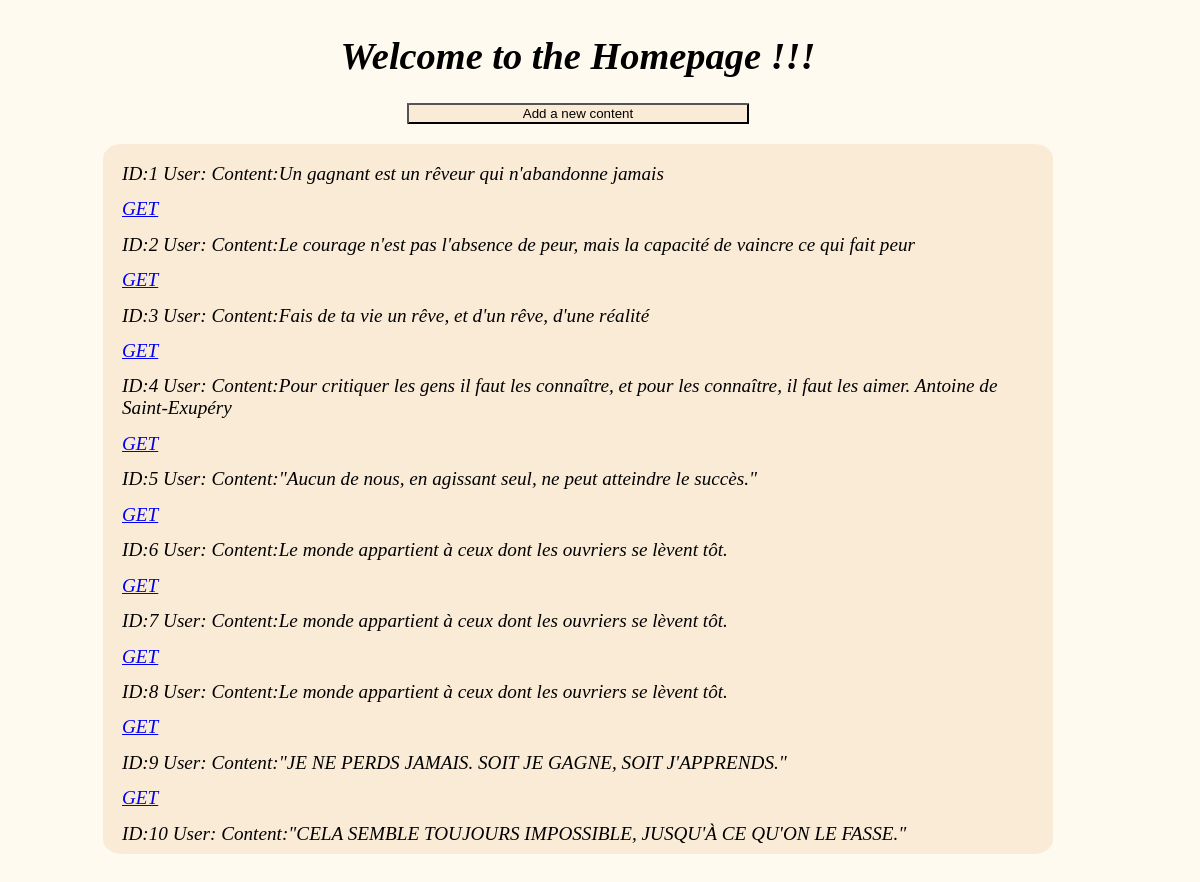
The page / on the database its author committed.
### EX2/models.py (models this page shows)
class Quotes(models.Model):
    content=models.CharField(max_length=2058)
    author= models.ForeignKey(Person, on_delete=models.CASCADE, related_name='quotes')

### EX2/views.py (the view)
# urls.py: path('',views.homepage,name='homepage')
def homepage(request):
    if request.method == 'POST':
        form = NewContent(request.POST)
        if form.is_valid():
            new_content = form.cleaned_data['newcontent']
            author = Person.objects.filter(name=form.cleaned_data['name']).first()
            if not author:
                return redirect('add')
            old_quotes=Quotes.objects.all().values()
            new_quote= Quotes(content=new_content, author=author)
            new_quote.save()
            new= model_to_dict(new_quote)
            return render(request,'EX2/homepage.html',{'contents':old_quotes,'new':new})
        else:
            return redirect('add')
    else:
        old_quotes=Quotes.objects.all().values()
        return render(request,'EX2/homepage.html',{'contents':old_quotes,'new':None})

### EX2/templates/EX2/homepage.html (shortened to what this page needs)
<!DOCTYPE html>
<html lang="en">
<head>
</head>
<body>
    <h1>Welcome to the Homepage !!!</h1>
    <button id="newContent" onclick="location.href = '/add'"> Add a new content</button>
    <ul id="contents">
      {% for c in contents %}
        <li>ID:{{ c.id }}   User:{{c.author}}   Content:{{c.content}}</li>
        <div class="joke-share">
            <a href="{% url 'entry' idEntry=c.id %}" target="_blank">GET</a>
        </div>
      {% endfor %}
    </ul>
</body>
</html>

### EX2/templates/EX2/homepage.html (style rules this page uses)
body { font: italic 1.2em "Fira Sans", serif; width:95%; height: 100%; align-items: center; display: flex; flex-direction: row; flex-wrap: wrap; justify-content:center; gap:2%; background-color: FloralWhite }
#contents { width: 80%; height:35em; background-color: #FAEBD7; display: flex; flex-direction: column; justify-content:top; gap:2%; padding: 1em; overflow-y: auto; border-radius: 2%; }
#newContent { width:30%; height: auto; background-color: #FAEBD7 ; border-radius: 1%; }
h1 { width: 100%; text-align: center; }
li { list-style: none; padding: : 1%; border-color: black; }

### rows shown on the page
Quotes: id "1", content "Un gagnant est un rêveur qui n'abandonne jamais"
Quotes: id "2", content "Le courage n'est pas l'absence de peur, mais la capacité de vaincre ce qui fait peur"
Quotes: id "3", content "Fais de ta vie un rêve, et d'un rêve, d'une réalité"
Quotes: id "4", content "Pour critiquer les gens il faut les connaître, et pour les connaître, il faut les aimer. Antoine de Saint-Exupéry"
Quotes: id "5", content "\"Aucun de nous, en agissant seul, ne peut atteindre le succès.\""
Quotes: id "6", content "Le monde appartient à ceux dont les ouvriers se lèvent tôt."
Quotes: id "7", content "Le monde appartient à ceux dont les ouvriers se lèvent tôt."
Quotes: id "8", content "Le monde appartient à ceux dont les ouvriers se lèvent tôt."
Quotes: id "9", content "\"JE NE PERDS JAMAIS. SOIT JE GAGNE, SOIT J'APPRENDS.\""
Quotes: id "10", content "\"CELA SEMBLE TOUJOURS IMPOSSIBLE, JUSQU'À CE QU'ON LE FASSE.\""
